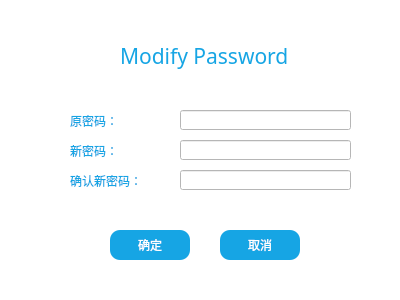
<?xml version="1.0" encoding="UTF-8"?>
<ui version="4.0">
 <class>ModifyDialog</class>
 <widget class="QDialog" name="ModifyDialog">
  <property name="geometry">
   <rect>
    <x>0</x>
    <y>0</y>
    <width>400</width>
    <height>300</height>
   </rect>
  </property>
  <property name="windowTitle">
   <string>Dialog</string>
  </property>
  <property name="styleSheet">
   <string notr="true">background-color: white;</string>
  </property>
  <widget class="QLineEdit" name="newPasswordLineEdit">
   <property name="geometry">
    <rect>
     <x>180</x>
     <y>140</y>
     <width>171</width>
     <height>20</height>
    </rect>
   </property>
   <property name="styleSheet">
    <string notr="true">background-color:white;color: rgb(36, 118, 217);</string>
   </property>
   <property name="echoMode">
    <enum>QLineEdit::Normal</enum>
   </property>
   <property name="clearButtonEnabled">
    <bool>true</bool>
   </property>
  </widget>
  <widget class="QLabel" name="label_2">
   <property name="geometry">
    <rect>
     <x>70</x>
     <y>140</y>
     <width>71</width>
     <height>21</height>
    </rect>
   </property>
   <property name="styleSheet">
    <string notr="true">color:rgb(22, 165, 228);</string>
   </property>
   <property name="text">
    <string>新密码：</string>
   </property>
  </widget>
  <widget class="QLineEdit" name="newPassword2LineEdit">
   <property name="geometry">
    <rect>
     <x>180</x>
     <y>170</y>
     <width>171</width>
     <height>20</height>
    </rect>
   </property>
   <property name="styleSheet">
    <string notr="true">background-color:white;color: rgb(36, 118, 217);</string>
   </property>
   <property name="echoMode">
    <enum>QLineEdit::Password</enum>
   </property>
   <property name="clearButtonEnabled">
    <bool>true</bool>
   </property>
  </widget>
  <widget class="QLineEdit" name="oldpasswordLineEdit">
   <property name="geometry">
    <rect>
     <x>180</x>
     <y>110</y>
     <width>171</width>
     <height>20</height>
    </rect>
   </property>
   <property name="styleSheet">
    <string notr="true">background-color:white;color: rgb(36, 118, 217);</string>
   </property>
   <property name="echoMode">
    <enum>QLineEdit::Password</enum>
   </property>
   <property name="clearButtonEnabled">
    <bool>true</bool>
   </property>
  </widget>
  <widget class="QLabel" name="label">
   <property name="geometry">
    <rect>
     <x>70</x>
     <y>110</y>
     <width>71</width>
     <height>21</height>
    </rect>
   </property>
   <property name="styleSheet">
    <string notr="true">color:rgb(22, 165, 228);</string>
   </property>
   <property name="text">
    <string>原密码：</string>
   </property>
  </widget>
  <widget class="QLabel" name="label_3">
   <property name="geometry">
    <rect>
     <x>70</x>
     <y>170</y>
     <width>101</width>
     <height>21</height>
    </rect>
   </property>
   <property name="styleSheet">
    <string notr="true">color:rgb(22, 165, 228);</string>
   </property>
   <property name="text">
    <string>确认新密码：</string>
   </property>
  </widget>
  <widget class="QPushButton" name="confirmButton">
   <property name="geometry">
    <rect>
     <x>110</x>
     <y>230</y>
     <width>80</width>
     <height>30</height>
    </rect>
   </property>
   <property name="styleSheet">
    <string notr="true">color: white;
background-color: rgb(22, 165, 228);
border-style: outset;
padding: 6px;
border-radius: 10px;</string>
   </property>
   <property name="text">
    <string>确定</string>
   </property>
  </widget>
  <widget class="QPushButton" name="cancelButton">
   <property name="geometry">
    <rect>
     <x>220</x>
     <y>230</y>
     <width>80</width>
     <height>30</height>
    </rect>
   </property>
   <property name="styleSheet">
    <string notr="true">color: white;
background-color: rgb(22, 165, 228);
border-style: outset;
padding: 6px;
border-radius: 10px;</string>
   </property>
   <property name="text">
    <string>取消</string>
   </property>
  </widget>
  <widget class="QLabel" name="label_4">
   <property name="geometry">
    <rect>
     <x>120</x>
     <y>30</y>
     <width>171</width>
     <height>51</height>
    </rect>
   </property>
   <property name="font">
    <font>
     <family>黑体</family>
     <pointsize>16</pointsize>
     <weight>50</weight>
     <bold>false</bold>
    </font>
   </property>
   <property name="styleSheet">
    <string notr="true">color: rgb(22, 165, 228);</string>
   </property>
   <property name="text">
    <string>Modify Password</string>
   </property>
  </widget>
 </widget>
 <resources/>
 <connections/>
</ui>
